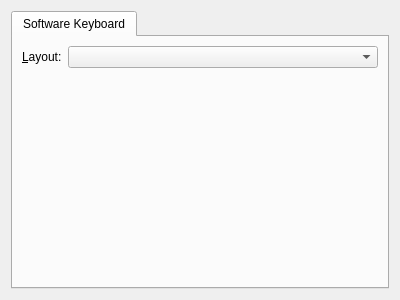
<?xml version="1.0" encoding="UTF-8"?>
<ui version="4.0">
 <class>SoftKeyboardSettings</class>
 <widget class="QWidget" name="SoftKeyboardSettings">
  <property name="geometry">
   <rect>
    <x>0</x>
    <y>0</y>
    <width>400</width>
    <height>300</height>
   </rect>
  </property>
  <layout class="QVBoxLayout" name="verticalLayout">
   <item>
    <widget class="QTabWidget" name="tabWidget">
     <property name="currentIndex">
      <number>0</number>
     </property>
     <widget class="QWidget" name="tab">
      <attribute name="title">
       <string>Software Keyboard</string>
      </attribute>
      <layout class="QFormLayout" name="formLayout">
       <item row="0" column="0">
        <widget class="QLabel" name="label">
         <property name="text">
          <string>&amp;Layout:</string>
         </property>
         <property name="buddy">
          <cstring>layout</cstring>
         </property>
        </widget>
       </item>
       <item row="0" column="1">
        <widget class="QComboBox" name="layout"/>
       </item>
      </layout>
     </widget>
    </widget>
   </item>
  </layout>
 </widget>
 <resources/>
 <connections/>
</ui>
